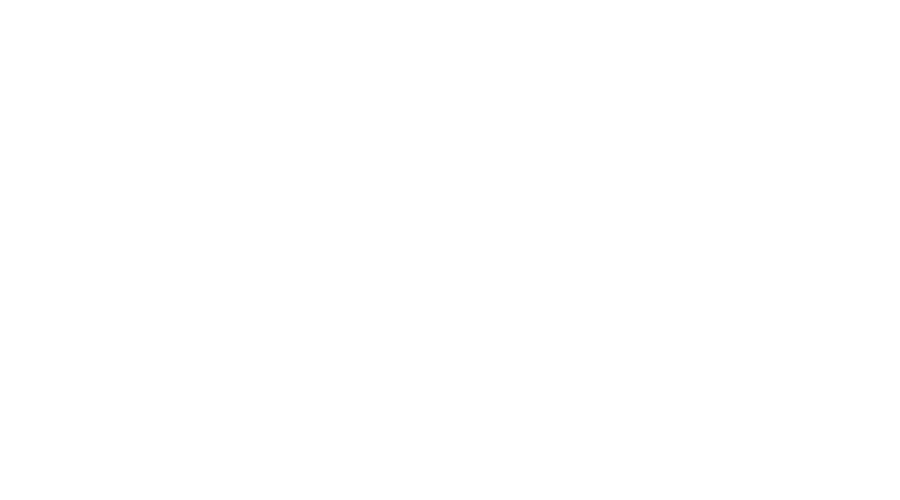
Frame 1 (no input)
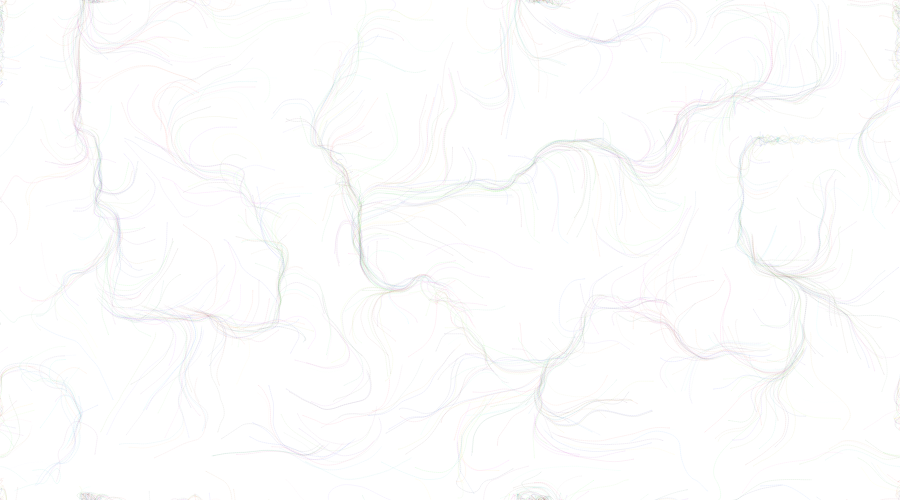
Frame 60 (no input)
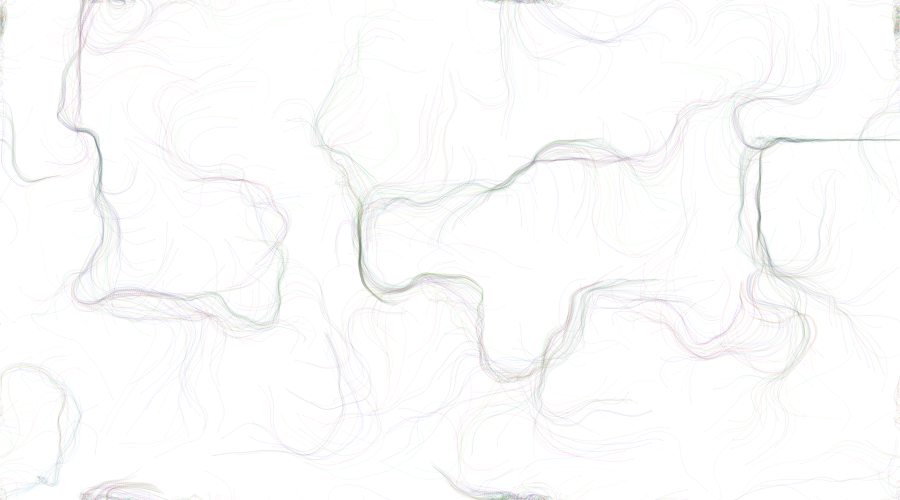
Frame 120 (the mouse pressed at the canvas centre since frame 60)

The p5.js sketch that drew these frames (run headless with seeded random() and noise() and a simulated clock; from frame 60 on, the mouse is pressed at the canvas centre):

// p5.js sketch
// ── sketch.js
let increment = 0.1
let scale = 20
let cols, rows
let zOff = 0
let particleCount = 1000
let particles = []
let flowField

function setup() {
    createCanvas(900, 500)
    cols = floor(width / scale)
    rows = floor(height / scale)
    flowField = new Array(rows * cols)

    for (let i = 0; i < particleCount; i++) {
        particles.push(new Particle(random(255), random(255), random(255)))
    }
    background(255)
}

function draw() {
    randomSeed()
    let yOff = 0
    for (let y = 0; y < rows; y++) {
        let xOff = 0
        for (let x = 0; x < cols; x++) {
            let index = x + y * cols
            let angle = noise(xOff, yOff, zOff) * TWO_PI * 4
            let vector = p5.Vector.fromAngle(angle)
            vector.setMag(0.4)
            flowField[index] = vector
            xOff += increment

            // stroke(0, 80)
            // strokeWeight(1)
            // push()
            // translate(x * scale, y * scale)
            // rotate(vector.heading())
            // line(0, 0, scale, 0)
            // pop()
        }
        yOff += increment
        zOff += 0.0001
    }

    for (const particle of particles) {
        particle.update()
        particle.show()
        particle.wrapAround()
        particle.follow(flowField)
    }
}

class Particle {
    constructor(r, g, b) {
        this.position = createVector(random(width), random(height))
        this.prevPosition = this.position.copy()
        this.velocity = createVector(0, 0)
        this.acceleration = createVector(0, 0)
        this.maxSpeed = 2
        this.size = 1
        this.r = r
        this.g = g
        this.b = b
        this.alpha = 10
    }

    update() {
        this.velocity.add(this.acceleration)
        this.velocity.limit(this.maxSpeed)
        this.position.add(this.velocity)
        this.acceleration.mult(0)
    }

    applyForce(force) {
        this.acceleration.add(force)
    }

    show() {
        stroke(this.r, this.g, this.b, this.alpha)
        strokeWeight(this.size)
        // point(this.position.x, this.position.y)
        line(
            this.position.x,
            this.position.y,
            this.prevPosition.x,
            this.prevPosition.y
        )
        this.updatePrev()
    }

    follow(flowFieldVectors) {
        const x = floor(this.position.x / scale)
        const y = floor(this.position.y / scale)
        const index = x + y * cols
        const force = flowFieldVectors[index]
        this.applyForce(force)
    }

    wrapAround() {
        if (this.position.x > width) {
            this.position.x = 0
            this.updatePrev()
        }
        if (this.position.x < 0) {
            this.position.x = width
            this.updatePrev()
        }
        if (this.position.y > height) {
            this.position.y = 0
            this.updatePrev()
        }
        if (this.position.y < 0) {
            this.position.y = height
            this.updatePrev()
        }
    }

    updatePrev() {
        this.prevPosition.x = this.position.x
        this.prevPosition.y = this.position.y
    }
}
